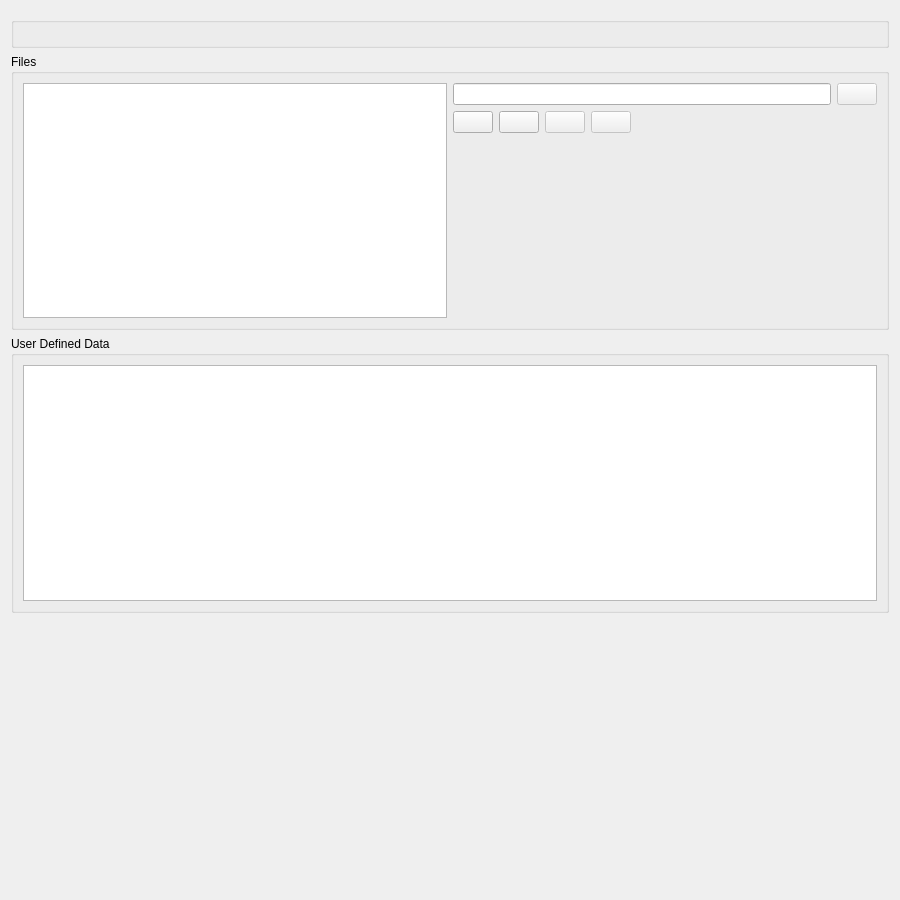
<?xml version="1.0" encoding="UTF-8"?>
<ui version="4.0">
 <author>Thomas Vogt</author>
 <class>Arinc615aDlaQt::MediaDefinedDownloadOperationSettingsPage</class>
 <widget class="QWizardPage" name="Arinc615aDlaQt::MediaDefinedDownloadOperationSettingsPage">
  <property name="geometry">
   <rect>
    <x>0</x>
    <y>0</y>
    <width>900</width>
    <height>900</height>
   </rect>
  </property>
  <property name="title">
   <string>Media Defined Download Operation Settings</string>
  </property>
  <property name="subTitle">
   <string>Configures parameters for ARINC 615A Media Defined Download Operation.</string>
  </property>
  <layout class="QVBoxLayout" name="verticalLayout">
   <item>
    <widget class="Arinc615aDlaQt::SelectTargetWidget" name="targetSettings" native="true"/>
   </item>
   <item>
    <widget class="Arinc615aDlaQt::DownloadOperationSelectDownloadDirectoryWidget" name="downloadBaseDirectory"/>
   </item>
   <item>
    <widget class="QGroupBox" name="filesGroupBox">
     <property name="title">
      <string>Files</string>
     </property>
     <layout class="QHBoxLayout" name="horizontalLayout_2">
      <item>
       <widget class="QTableView" name="files">
        <property name="alternatingRowColors">
         <bool>true</bool>
        </property>
        <property name="selectionMode">
         <enum>QAbstractItemView::SelectionMode::SingleSelection</enum>
        </property>
        <property name="selectionBehavior">
         <enum>QAbstractItemView::SelectionBehavior::SelectRows</enum>
        </property>
        <attribute name="horizontalHeaderStretchLastSection">
         <bool>true</bool>
        </attribute>
        <attribute name="verticalHeaderVisible">
         <bool>false</bool>
        </attribute>
       </widget>
      </item>
      <item>
       <widget class="QWidget" name="filesWidget" native="true">
        <layout class="QVBoxLayout" name="verticalLayout_4">
         <property name="leftMargin">
          <number>0</number>
         </property>
         <property name="topMargin">
          <number>0</number>
         </property>
         <property name="rightMargin">
          <number>0</number>
         </property>
         <property name="bottomMargin">
          <number>0</number>
         </property>
         <item>
          <widget class="QWidget" name="filesAddWidget" native="true">
           <layout class="QHBoxLayout" name="horizontalLayout_3">
            <property name="leftMargin">
             <number>0</number>
            </property>
            <property name="topMargin">
             <number>0</number>
            </property>
            <property name="rightMargin">
             <number>0</number>
            </property>
            <property name="bottomMargin">
             <number>0</number>
            </property>
            <item>
             <widget class="QLineEdit" name="filename"/>
            </item>
            <item>
             <widget class="QPushButton" name="addFile">
              <property name="enabled">
               <bool>false</bool>
              </property>
              <property name="toolTip">
               <string>Add File</string>
              </property>
              <property name="icon">
               <iconset resource="../../../qt_icon_resources/lib/qt_icon_resources/font_awesome/font_awesome.qrc">
                <normaloff>:/fa/solid/file-circle-plus.svg</normaloff>:/fa/solid/file-circle-plus.svg</iconset>
              </property>
              <property name="iconSize">
               <size>
                <width>24</width>
                <height>24</height>
               </size>
              </property>
             </widget>
            </item>
           </layout>
          </widget>
         </item>
         <item>
          <widget class="QWidget" name="filesModWidget" native="true">
           <layout class="QHBoxLayout" name="horizontalLayout">
            <property name="leftMargin">
             <number>0</number>
            </property>
            <property name="topMargin">
             <number>0</number>
            </property>
            <property name="rightMargin">
             <number>0</number>
            </property>
            <property name="bottomMargin">
             <number>0</number>
            </property>
            <item>
             <widget class="QPushButton" name="loadFromLnr">
              <property name="toolTip">
               <string>Load from LNR File</string>
              </property>
              <property name="icon">
               <iconset resource="../../../qt_icon_resources/lib/qt_icon_resources/font_awesome/font_awesome.qrc">
                <normaloff>:/fa/solid/file-code.svg</normaloff>:/fa/solid/file-code.svg</iconset>
              </property>
              <property name="iconSize">
               <size>
                <width>24</width>
                <height>24</height>
               </size>
              </property>
             </widget>
            </item>
            <item>
             <widget class="QPushButton" name="removeFile">
              <property name="toolTip">
               <string>Remove File</string>
              </property>
              <property name="icon">
               <iconset resource="../../../qt_icon_resources/lib/qt_icon_resources/font_awesome/font_awesome.qrc">
                <normaloff>:/fa/solid/file-circle-minus.svg</normaloff>:/fa/solid/file-circle-minus.svg</iconset>
              </property>
              <property name="iconSize">
               <size>
                <width>24</width>
                <height>24</height>
               </size>
              </property>
             </widget>
            </item>
            <item>
             <widget class="QPushButton" name="fileUp">
              <property name="enabled">
               <bool>false</bool>
              </property>
              <property name="toolTip">
               <string>Move File Up</string>
              </property>
              <property name="icon">
               <iconset resource="../../../qt_icon_resources/lib/qt_icon_resources/font_awesome/font_awesome.qrc">
                <normaloff>:/fa/solid/file-arrow-up.svg</normaloff>:/fa/solid/file-arrow-up.svg</iconset>
              </property>
              <property name="iconSize">
               <size>
                <width>24</width>
                <height>24</height>
               </size>
              </property>
             </widget>
            </item>
            <item>
             <widget class="QPushButton" name="fileDown">
              <property name="enabled">
               <bool>false</bool>
              </property>
              <property name="toolTip">
               <string>Move File Down</string>
              </property>
              <property name="icon">
               <iconset resource="../../../qt_icon_resources/lib/qt_icon_resources/font_awesome/font_awesome.qrc">
                <normaloff>:/fa/solid/file-arrow-down.svg</normaloff>:/fa/solid/file-arrow-down.svg</iconset>
              </property>
              <property name="iconSize">
               <size>
                <width>24</width>
                <height>24</height>
               </size>
              </property>
             </widget>
            </item>
            <item>
             <spacer name="horizontalSpacer">
              <property name="orientation">
               <enum>Qt::Orientation::Horizontal</enum>
              </property>
              <property name="sizeHint" stdset="0">
               <size>
                <width>40</width>
                <height>20</height>
               </size>
              </property>
             </spacer>
            </item>
           </layout>
          </widget>
         </item>
         <item>
          <spacer name="verticalSpacer_2">
           <property name="orientation">
            <enum>Qt::Orientation::Vertical</enum>
           </property>
           <property name="sizeHint" stdset="0">
            <size>
             <width>20</width>
             <height>40</height>
            </size>
           </property>
          </spacer>
         </item>
        </layout>
       </widget>
      </item>
     </layout>
    </widget>
   </item>
   <item>
    <widget class="QGroupBox" name="userDefinedDataGroupBox">
     <property name="title">
      <string>User Defined Data</string>
     </property>
     <layout class="QVBoxLayout" name="verticalLayout_3">
      <item>
       <widget class="QPlainTextEdit" name="userDefinedData"/>
      </item>
     </layout>
    </widget>
   </item>
   <item>
    <spacer name="verticalSpacer">
     <property name="orientation">
      <enum>Qt::Orientation::Vertical</enum>
     </property>
     <property name="sizeHint" stdset="0">
      <size>
       <width>20</width>
       <height>40</height>
      </size>
     </property>
    </spacer>
   </item>
  </layout>
 </widget>
 <customwidgets>
  <customwidget>
   <class>Arinc615aDlaQt::SelectTargetWidget</class>
   <extends>QWidget</extends>
   <header location="global">arinc_615a_dla_qt/SelectTargetWidget.hpp</header>
   <container>1</container>
  </customwidget>
  <customwidget>
   <class>Arinc615aDlaQt::DownloadOperationSelectDownloadDirectoryWidget</class>
   <extends>QGroupBox</extends>
   <header location="global">arinc_615a_dla_qt/download/DownloadOperationSelectDownloadDirectoryWidget.hpp</header>
   <container>1</container>
  </customwidget>
 </customwidgets>
 <tabstops>
  <tabstop>files</tabstop>
  <tabstop>filename</tabstop>
  <tabstop>addFile</tabstop>
  <tabstop>loadFromLnr</tabstop>
  <tabstop>removeFile</tabstop>
  <tabstop>fileUp</tabstop>
  <tabstop>fileDown</tabstop>
  <tabstop>userDefinedData</tabstop>
 </tabstops>
 <resources>
  <include location="../../../qt_icon_resources/lib/qt_icon_resources/font_awesome/font_awesome.qrc"/>
 </resources>
 <connections/>
</ui>
